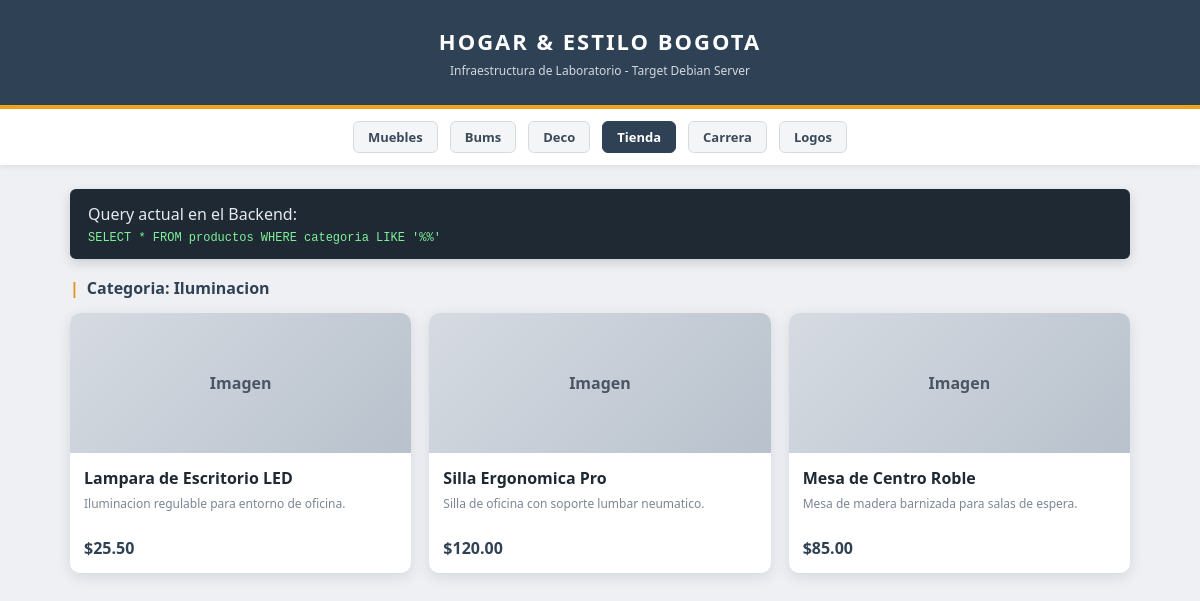
Screenshot of /search.php with the database file from the repository.
### tables this page shows
CREATE TABLE IF NOT EXISTS productos (
    id INT AUTO_INCREMENT PRIMARY KEY,
    nombre VARCHAR(100),
    categoria VARCHAR(50),
    descripcion TEXT,
    precio DECIMAL(10,2),
    imagen_url VARCHAR(255)
);

### search.php (the view, shortened to what this page needs)
<?php
include 'config/db.php';
$termino = isset($_GET['q']) ? $_GET['q'] : '';
$query = "SELECT id, nombre, categoria, descripcion, precio FROM productos WHERE nombre LIKE '%" . $termino . "%'";
$resultado = mysqli_query($conexion, $query);
?>
<!DOCTYPE html>
<html lang="es">
<head>
    <link rel="stylesheet" href="css/estilos.css">
</head>
<body>
    <header class="site-header">
        <div class="brand">
            <div class="brand-title">HOGAR & ESTILO BOGOTA</div>
            <div class="brand-subtitle">Infraestructura de Laboratorio - Target Debian Server</div>
        </div>
    </header>
    <nav class="site-nav">
        <a class="nav-pill" href="index.php">Muebles</a>
        <a class="nav-pill" href="index.php">Bums</a>
        <a class="nav-pill" href="index.php">Deco</a>
        <a class="nav-pill nav-pill--active" href="index.php">Tienda</a>
        <a class="nav-pill" href="index.php">Carrera</a>
        <a class="nav-pill" href="index.php">Logos</a>
    </nav>
    <main class="page">
        <section class="result-banner">
            <div class="banner-title">Query actual en el Backend:</div>
            <code>SELECT * FROM productos WHERE categoria LIKE '%<?php echo htmlspecialchars($termino); ?>%'</code>
        </section>
        <section class="result-header">
            <div class="category-line">
                <span class="pipe">|</span>
                <span>Categoria: Iluminacion</span>
            </div>
        </section>
        <?php if ($resultado && mysqli_num_rows($resultado) > 0): ?>
            <section class="card-grid">
                <?php while($fila = mysqli_fetch_assoc($resultado)): ?>
                    <article class="product-card">
                        <div class="product-image">Imagen</div>
                        <div class="product-info">
                            <div class="product-name"><?php echo $fila['nombre']; ?></div>
                            <div class="product-meta"><?php echo $fila['descripcion']; ?></div>
                            <div class="product-price">$<?php echo $fila['precio']; ?></div>
                        </div>
                    </article>
                <?php endwhile; ?>
            </section>
        <?php endif; ?>
    </main>
</body>
</html>

### css/estilos.css (style rules this page uses)
* { box-sizing: border-box; }
body { font-family: "Segoe UI", Tahoma, Arial, sans-serif; background-color: #eef0f4; margin: 0; color: #1f2933; }
.site-header { background-color: #2f4154; color: #ffffff; padding: 26px 20px; border-bottom: 4px solid #f1a31c; }
.brand { max-width: 1100px; margin: 0 auto; text-align: center; }
.brand-title { font-size: 22px; letter-spacing: 2px; font-weight: 700; }
.brand-subtitle { font-size: 12px; margin-top: 6px; color: #d2d8df; }
.site-nav { display: flex; justify-content: center; gap: 12px; padding: 12px 10px; background-color: #ffffff; box-shadow: 0 2px 6px rgba(0, 0, 0, 0.08); }
.nav-pill { text-decoration: none; color: #3b4a5a; background-color: #f4f5f7; border: 1px solid #d7dbe0; padding: 6px 14px; border-radius: 6px; font-size: 13px; font-weight: 600; }
.nav-pill--active { background-color: #2f4154; color: #ffffff; border-color: #2f4154; }
.page { max-width: 1100px; margin: 24px auto 60px; padding: 0 20px; }
.result-banner { background-color: #1f2933; color: #e6e9ee; border-radius: 6px; padding: 14px 18px; box-shadow: 0 4px 12px rgba(0, 0, 0, 0.15); margin-bottom: 18px; }
.result-banner code { display: block; margin-top: 6px; color: #7ef29a; font-family: "Consolas", "Courier New", monospace; font-size: 12px; }
.result-header { margin-bottom: 14px; font-weight: 600; color: #2f4154; }
.category-line { display: flex; align-items: center; gap: 8px; }
.pipe { color: #e58f17; font-weight: 700; }
.card-grid { display: grid; grid-template-columns: repeat(auto-fit, minmax(220px, 1fr)); gap: 18px; }
.product-card { background-color: #ffffff; border-radius: 10px; overflow: hidden; box-shadow: 0 4px 14px rgba(31, 41, 51, 0.12); }
.product-image { height: 140px; background: linear-gradient(135deg, #d6dbe2, #b8c1cc); display: flex; align-items: center; justify-content: center; color: #4b5563; font-weight: 600; }
.product-info { padding: 14px; }
.product-name { font-weight: 700; margin-bottom: 6px; }
.product-meta { font-size: 12px; color: #7b8794; min-height: 32px; }
.product-price { margin-top: 10px; font-weight: 700; color: #2f4154; }

### rows the page displays
productos: nombre "Lampara de Escritorio LED", descripcion "Iluminacion regulable para entorno de oficina.", precio "25.50"
productos: nombre "Silla Ergonomica Pro", descripcion "Silla de oficina con soporte lumbar neumatico.", precio "120.00"
productos: nombre "Mesa de Centro Roble", descripcion "Mesa de madera barnizada para salas de espera.", precio "85.00"
